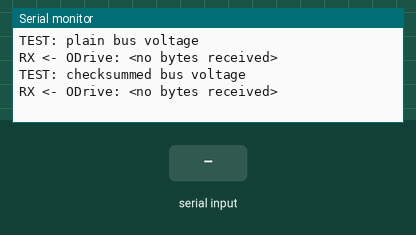
Simulated run of this program. Board: Teensy 4. Parts: the last lines printed to the serial monitor. Inputs (shaded band) come from the test bench.

Above: at 2.2 s.
2.3 s: "1\n" received over the second serial link
At 2.9 s:
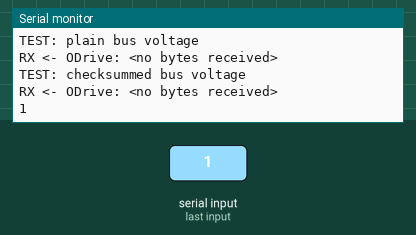
4.5 s: "0\n" received over the second serial link
At 4.9 s:
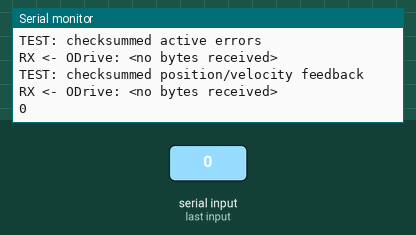

Measured:
- after the input at 2.3 s, the serial monitor: prints a new line at once (image 1)
- after the input at 4.5 s, the serial monitor: prints a new line at once (image 2)

The program:

main.cpp
```cpp
#include <Arduino.h>

namespace {

constexpr uint32_t kUsbBaud = 115200;
constexpr uint32_t kODriveBaud = 115200;
constexpr uint32_t kStartupDelayMs = 1000;
constexpr uint32_t kQueryPeriodMs = 1000;
constexpr uint32_t kResponseWindowMs = 250;

uint32_t last_query_ms = 0;
uint32_t query_sent_ms = 0;
uint32_t response_byte_count = 0;
bool awaiting_response = false;
uint8_t query_index = 0;

uint8_t xorChecksum(const char* text) {
  uint8_t checksum = 0;
  while (*text != '\0') {
    checksum ^= static_cast<uint8_t>(*text);
    ++text;
  }
  return checksum;
}

void sendReadOnlyQuery() {
  const char* label = nullptr;
  const char* body = nullptr;
  bool checksummed = false;
  switch (query_index) {
    case 0:
      label = "plain bus voltage";
      body = "r vbus_voltage";
      break;
    case 1:
      label = "checksummed bus voltage";
      body = "r vbus_voltage ";
      checksummed = true;
      break;
    case 2:
      label = "checksummed active errors";
      body = "r axis0.active_errors ";
      checksummed = true;
      break;
    default:
      label = "checksummed position/velocity feedback";
      body = "f 0 ";
      checksummed = true;
      break;
  }

  Serial1.print(body);
  if (checksummed) {
    Serial1.print('*');
    Serial1.print(xorChecksum(body));
  }
  Serial1.print('\n');

  query_sent_ms = millis();
  last_query_ms = query_sent_ms;
  response_byte_count = 0;
  awaiting_response = true;
  Serial.print("TEST: ");
  Serial.print(label);
  Serial.print("\r\nRX <- ODrive: ");
  query_index = static_cast<uint8_t>((query_index + 1U) % 4U);
}

}  // namespace

void setup() {
  Serial.begin(kUsbBaud);
  Serial1.begin(kODriveBaud);  // Teensy 4.1 pin 0=RX1, pin 1=TX1.
  delay(kStartupDelayMs);

  Serial.println();
  Serial.println("ODrive S1 read-only UART probe");
  Serial.println("Serial1: 115200 baud, Teensy pin 0 RX1 / pin 1 TX1");
  Serial.println("Only read-only voltage, error, and feedback queries are sent.");
  Serial.println();
  sendReadOnlyQuery();
}

void loop() {
  while (Serial1.available() > 0) {
    const int incoming = Serial1.read();
    if (incoming >= 0) {
      Serial.write(static_cast<uint8_t>(incoming));
      ++response_byte_count;
    }
  }

  const uint32_t now_ms = millis();
  if (awaiting_response && now_ms - query_sent_ms >= kResponseWindowMs) {
    if (response_byte_count == 0U) {
      Serial.println("<no bytes received>");
    } else {
      Serial.println();
    }
    awaiting_response = false;
  }

  if (!awaiting_response && now_ms - last_query_ms >= kQueryPeriodMs) {
    sendReadOnlyQuery();
  }
}
```
